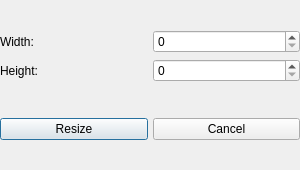
<?xml version="1.0" encoding="UTF-8"?>
<ui version="4.0">
 <class>ResizeDialog</class>
 <widget class="QDialog" name="ResizeDialog">
  <property name="geometry">
   <rect>
    <x>0</x>
    <y>0</y>
    <width>300</width>
    <height>170</height>
   </rect>
  </property>
  <property name="sizePolicy">
   <sizepolicy hsizetype="Fixed" vsizetype="Fixed">
    <horstretch>0</horstretch>
    <verstretch>0</verstretch>
   </sizepolicy>
  </property>
  <property name="minimumSize">
   <size>
    <width>300</width>
    <height>170</height>
   </size>
  </property>
  <property name="maximumSize">
   <size>
    <width>300</width>
    <height>170</height>
   </size>
  </property>
  <property name="windowTitle">
   <string>Resize canvas</string>
  </property>
  <layout class="QVBoxLayout" name="verticalLayout_2">
   <property name="leftMargin">
    <number>0</number>
   </property>
   <property name="topMargin">
    <number>0</number>
   </property>
   <property name="rightMargin">
    <number>0</number>
   </property>
   <property name="bottomMargin">
    <number>0</number>
   </property>
   <item>
    <layout class="QHBoxLayout" name="layout">
     <item>
      <layout class="QVBoxLayout" name="sizeLayout">
       <item>
        <layout class="QHBoxLayout" name="widthLayout">
         <item>
          <widget class="QLabel" name="widthLabel">
           <property name="text">
            <string>Width:</string>
           </property>
          </widget>
         </item>
         <item>
          <widget class="QSpinBox" name="widthSpinBox">
           <property name="maximum">
            <number>5000</number>
           </property>
          </widget>
         </item>
        </layout>
       </item>
       <item>
        <layout class="QHBoxLayout" name="heightLayout">
         <item>
          <widget class="QLabel" name="heightLabel">
           <property name="text">
            <string>Height:</string>
           </property>
          </widget>
         </item>
         <item>
          <widget class="QSpinBox" name="heightSpinBox">
           <property name="maximum">
            <number>5000</number>
           </property>
          </widget>
         </item>
        </layout>
       </item>
      </layout>
     </item>
    </layout>
   </item>
   <item>
    <layout class="QHBoxLayout" name="buttonLayout">
     <property name="spacing">
      <number>5</number>
     </property>
     <item>
      <widget class="QPushButton" name="resizeButton">
       <property name="text">
        <string>Resize</string>
       </property>
      </widget>
     </item>
     <item>
      <widget class="QPushButton" name="cancelButton">
       <property name="text">
        <string>Cancel</string>
       </property>
      </widget>
     </item>
    </layout>
   </item>
  </layout>
 </widget>
 <resources/>
 <connections/>
</ui>
